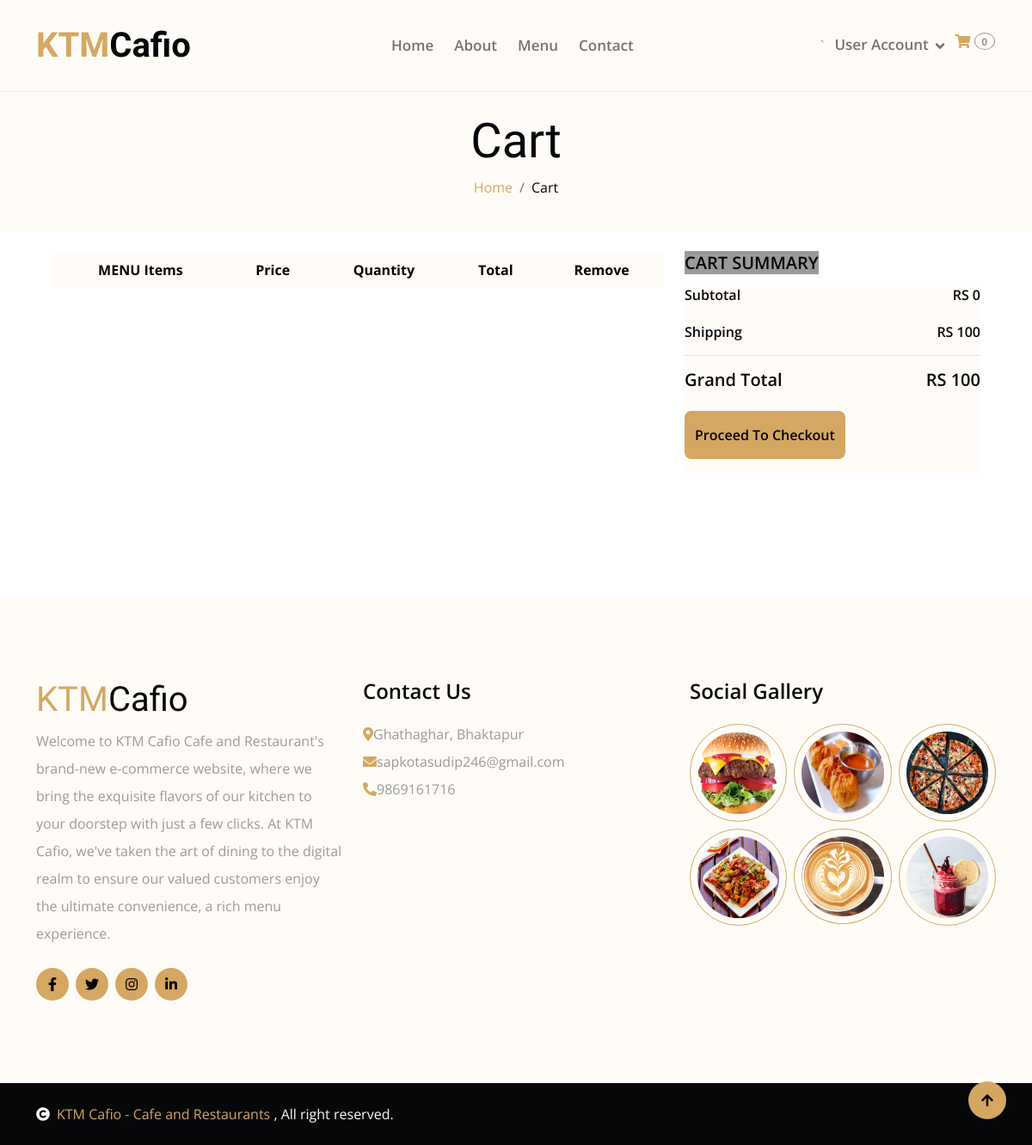
Page /cart on the earlier database version.
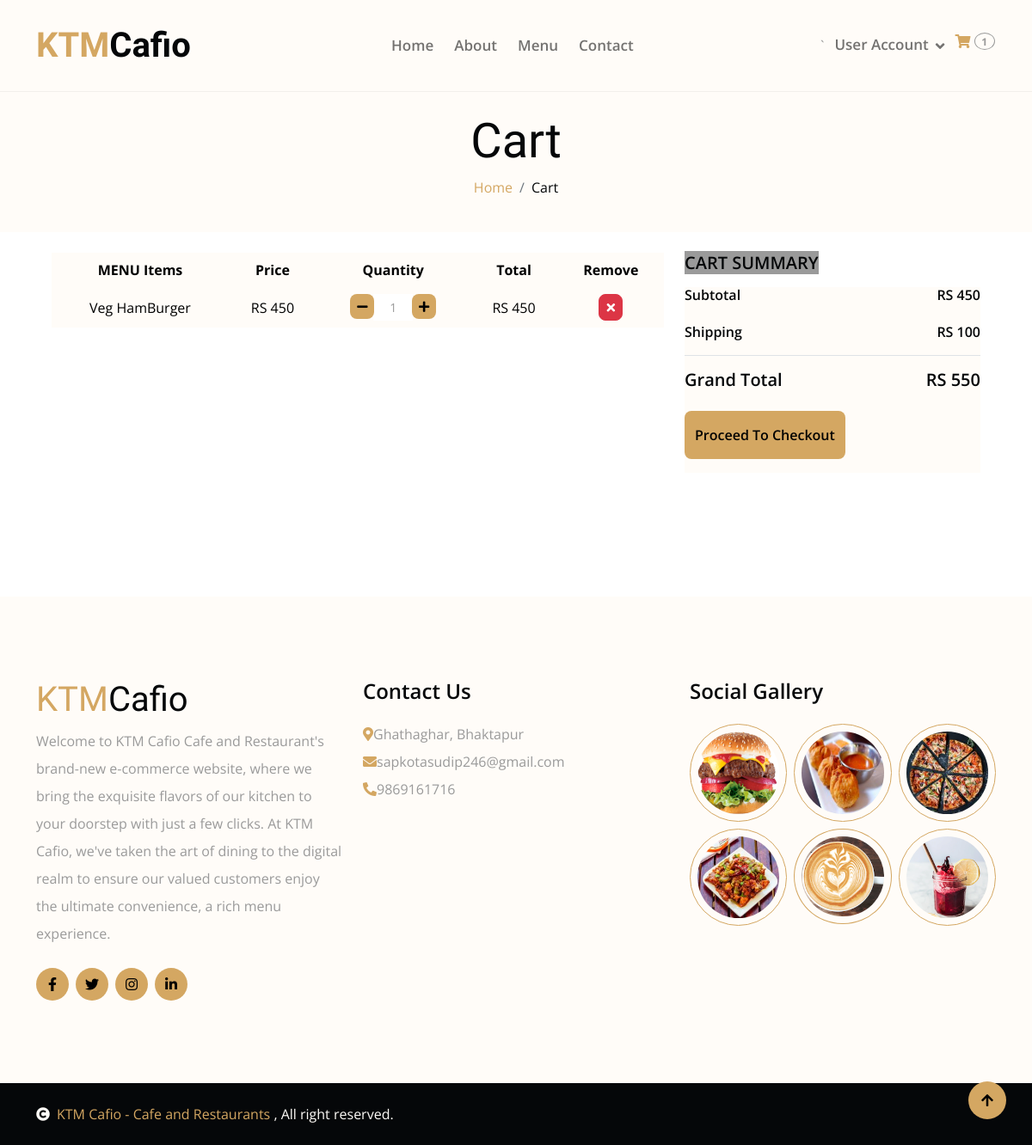
Same page on the later database version.
### home/models.py (models this page shows, shortened)
class Information(models.Model):
    address= models.CharField(max_length = 400)
    phone = models.CharField(max_length= 50)
    email = models.EmailField(max_length = 500)

class Cart(models.Model):
    username = models.CharField(max_length = 300)
    slug = models.CharField(max_length= 300)
    quantity = models.IntegerField()
    total = models.IntegerField()
    date = models.DateTimeField(auto_now_add= True)
    checkout = models.BooleanField(default = False)
    items = models.ForeignKey(MenuItem, on_delete = models.CASCADE)

class MenuItem(models.Model):
    category = models.ForeignKey(MenuCategory, on_delete=models.CASCADE)
    name = models.CharField(max_length=100)
    price = models.IntegerField()
    description = models.TextField()
    slug = models.CharField(max_length=500, unique=True)
    labels = models.CharField(choices=LABELS, max_length=50, blank = True)

### home/views.py (the view)
# urls.py: path('cart', CartView.as_view(), name = "cart"),
class CartView(BaseView):
    def get(self, request):
        username = request.user.username
        self.views["cart_counts"] = count_cart(request)
        self.views['cart_view'] = Cart.objects.filter(username = username )
        s = 0
        for i in self.views["cart_view"]:
            s = s + i.total
        self.views["sub_total"] = s
        self.views['delevery_charge'] = 100
        self.views['grand_total'] = s+100
        return render(request, 'cart.html', self.views)

### home/views.py (called while the page is built)
def count_cart(request):
    username = request.user.username
    cart_count = Cart.objects.filter(checkout = False, username = username).count()
    return cart_count

### templates/cart.html
{% extends 'base.html' %}
{% block content %}
            <div class="hero bg-light py-4 my-4 mt-0 text-center">
                <div class="container">
                    <h1 class="display-4 mb-2">Cart</h1>
                    <nav aria-label="breadcrumb">
                        <ol class="breadcrumb justify-content-center">
                            <li class="breadcrumb-item"><a href="/">Home</a></li>
                            <li class="breadcrumb-item text-dark" aria-current="page">Cart</li>
                        </ol>
                    </nav>
                </div>
            </div>
    <div class="container-fluid">
        <div class="row px-xl-5">
            <div class="col-lg-8 table-responsive mb-5">
                <table class="table table-light table-borderless table-hover text-center mb-0">
                    <thead class="thead-dark">
                        <tr>
                            <th>MENU Items</th>
                            <th>Price</th>
                            <th>Quantity</th>
                            <th>Total</th>
                            <th>Remove</th>
                        </tr>
                    </thead>
                    <tbody class="align-middle">
                    {% for cart in cart_view %}
                        <tr>
                            <td class="align-middle">{{cart.items.name}}</td>
                            <td class="align-middle">RS {{cart.items.price}}</td>
                            <td class="align-middle">
                                <div class="input-group quantity mx-auto" style="width: 100px;">
                                    <div class="input-group-btn">
                                       <a href = "/reduce_quantity/{{cart.slug}}"> <button class="btn btn-sm btn-primary btn-minus" >
                                        <i class="fa fa-minus"></i>
                                        </button></a>
                                    </div>
                                    <input type="text" class="form-control form-control-sm  border-0 text-center" value="{{cart.quantity}}">
                                    <div class="input-group-btn">
                                        <a href = "/add_to_cart/{{cart.slug}}"> <button class="btn btn-sm btn-primary btn-plus">
                                            <i class="fa fa-plus"></i>
                                        </button></a>
                                    </div>
                                </div>
                            </td>
                            <td class="align-middle">RS {{cart.total}}</td>
                            <td class="align-middle"><a href ="/delete_cart/{{cart.slug}}"><button class="btn btn-sm btn-danger"><i class="fa fa-times"></i></button></a</td>
                        </tr>
                    {% endfor %}
                    </tbody>
                </table>
            </div>
            <div class="col-lg-4">
                <h5 class="section-title position-relative text-uppercase mb-3"><span class="bg-secondary pr-3">Cart Summary</span></h5>
                <div class="bg-light p-30 mb-5">
                    <div class="border-bottom pb-2">
                        <div class="d-flex justify-content-between mb-3">
                            <h6>Subtotal</h6>
                            <h6>RS {{sub_total}}</h6>
                        </div>
                        <div class="d-flex justify-content-between">
                            <h6 class="font-weight-medium">Shipping</h6>
                            <h6 class="font-weight-medium">RS {{delevery_charge}}</h6>
                        </div>
                    </div>
                    <div class="pt-2">
                        <div class="d-flex justify-content-between mt-2">
                            <h5>Grand Total</h5>
                            <h5>RS {{grand_total}}
                        </div>
                        <a href = "/checkout">
                        <button class="btn btn-block btn-primary font-weight-bold my-3 py-3">Proceed To Checkout</button>
                        </a>
                    </div>
                </div>
            </div>
        </div>
    </div>
        {% endblock %}

### templates/base.html (shortened to what this page needs)
<!DOCTYPE html>
{% load static %}
<html lang="en" xmlns="http://www.w3.org/1999/html">
    <head>
        <link rel="stylesheet" href="https://use.fontawesome.com/releases/v5.15.4/css/all.css"/>
        <link href="https://cdn.jsdelivr.net/npm/bootstrap-icons@1.4.1/font/bootstrap-icons.css" rel="stylesheet">
        <link href="{% static 'lib/animate/animate.min.css' %}" rel="stylesheet">
        <link href="{% static 'lib/lightbox/css/lightbox.min.css' %}" rel="stylesheet">
        <link href="{% static 'lib/owlcarousel/owl.carousel.min.css' %}" rel="stylesheet">
        <link href="{% static 'css/bootstrap.min.css' %}" rel="stylesheet">
        <link href="{% static 'css/style.css' %}" rel="stylesheet">
    </head>
    <body>
        <div class="container-fluid nav-bar">
            <div class="container">
                <nav class="navbar navbar-light navbar-expand-lg py-4">
                    <a href="index.html" class="navbar-brand">
                        <h1 class="text-primary fw-bold mb-0">KTM<span class="text-dark">Cafio</span> </h1>
                    </a>
                    <div class="collapse navbar-collapse" id="navbarCollapse">
                        <div class="navbar-nav mx-auto">
                            <a href="/" class="nav-item nav-link ">Home</a>
                            <a href="about" class="nav-item nav-link ">About</a>
                            <a href="menu" class="nav-item nav-link ">Menu</a>
                            <a href="contact" class="nav-item nav-link">Contact</a>
                        </div>`
                        <div class="btn-group">
                             <div class="navbar-nav ml-auto">
                            {% if user.is_authenticated %}
                            <div class="nav-item dropdown">
                                <a href="/accounts/logout" class="nav-link dropdown-toggle" data-toggle="dropdown">{{user.username}}</a>
                                <div class="dropdown-menu">
                                    <a href="/accounts/logout" class="dropdown-item">Logout</a>
                                </div>
                            </div>
                            {% else %}
                            <div class="nav-item dropdown">
                                <a href="/accounts/login" class="nav-link dropdown-toggle" data-toggle="dropdown">User Account</a>
                            </div>
                            {% endif %}
                        </div>
                            <a href="/cart" class="btn px-0 ml-3">
                                <i class="fas fa-shopping-cart text-primary"></i>
                                <span class="badge text-secondary border border-secondary rounded-circle" style="padding-bottom: 2px;">{{cart_counts}}</span>
                            </a></div>
                </nav>
            </div>
        </div>
    {% block content %}
    {% endblock %}
<div class="container-fluid footer py-6 my-6 mb-0 bg-light wow bounceInUp" data-wow-delay="0.1s">
    <div class="container">
        <div class="row">
            <div class="col-lg-4 col-md-6">
                <div class="footer-item">
                    <h1 class="text-primary">KTM<span class="text-dark">Cafio</span></h1>
                    <p class="lh-lg mb-4">Welcome to KTM Cafio Cafe and Restaurant's brand-new e-commerce website, where we bring the exquisite flavors of our kitchen to your doorstep with just a few clicks. At KTM Cafio, we've taken the art of dining to the digital realm to ensure our valued customers enjoy the ultimate convenience, a rich menu experience.</p>
                    <div class="footer-icon d-flex">
                        <a class="btn btn-primary btn-sm-square me-2 rounded-circle" href="#"><i class="fab fa-facebook-f"></i></a>
                        <a class="btn btn-primary btn-sm-square me-2 rounded-circle" href="#"><i class="fab fa-twitter"></i></a>
                        <a href="#" class="btn btn-primary btn-sm-square me-2 rounded-circle"><i class="fab fa-instagram"></i></a>
                        <a href="#" class="btn btn-primary btn-sm-square rounded-circle"><i class="fab fa-linkedin-in"></i></a>
                    </div>
                </div>
            </div>
            <div class="col-lg-4 col-md-6">
                <div class="footer-item">
                    <h4 class="mb-4">Contact Us</h4>
                    {% for info in information %}
                    <div class="bg-light p-30 mb-3">
                        <p class="mb-2"><i class="fa fa-map-marker-alt text-primary mr-3"></i>{{info.address}}</p>
                        <p class="mb-2"><i class="fa fa-envelope text-primary mr-3"></i>{{info.email}}</p>
                        <p class="mb-2"><i class="fa fa-phone-alt text-primary mr-3"></i>{{info.phone}}</p>
                    </div>
                    {% endfor %}
                </div>
            </div>
            <div class="col-lg-4 col-md-6">
                <div class="footer-item">
                    <h4 class="mb-4">Social Gallery</h4>
                    <div class="row g-2">
                        <div class="col-4">
                            <img src="{% static 'img/Burger.png' %}" class="img-fluid rounded-circle border border-primary p-2" alt="">
                        </div>
                        <div class="col-4">
                            <img src="{% static 'img/FriedMomo.jpg' %}" class="img-fluid rounded-circle border border-primary p-2" alt="">
                        </div>
                        <div class="col-4">
                            <img src="{% static 'img/ItalianPizza.jpg' %}" class="img-fluid rounded-circle border border-primary p-2" alt="">
                        </div>
                        <div class="col-4">
                            <img src="{% static 'img/chillichicken.jpg' %}" class="img-fluid rounded-circle border border-primary p-2" alt="">
                        </div>
                        <div class="col-4">
                            <img src="{% static 'img/hot-cappuccino.png' %}" class="img-fluid rounded-circle border border-primary p-2" alt="">
                        </div>
                        <div class="col-4">
                            <img src="{% static 'img/img_1.png' %}" class="img-fluid rounded-circle border border-primary p-2" alt="">
                        </div>
                    </div>
                </div>
            </div>
        </div>
    </div>
</div>
        <div class="container-fluid copyright bg-dark py-4">
            <div class="container">
                <div class="row">
                    <div class="col-md-6 text-center text-md-start mb-3 mb-md-0">
                        <span class="text-light"><a href="#"><i class="fas fa-copyright text-light me-2"></i>KTM Cafio - Cafe and Restaurants </a>, All right reserved.</span>
                    </div>
            </div>
        </div>
        <a href="#" class="btn btn-md-square btn-primary rounded-circle back-to-top"><i class="fa fa-arrow-up"></i></a>
    </body>
</html>

### static/css/style.css (style rules this page uses)
.back-to-top { position: fixed; right: 30px; bottom: 30px; z-index: 99; }
h1, h2, h3, .h1, .h2, .h3 { font-weight: 400 !important; font-family: 'Playball', cursive !important; }
h4, h5, h6, .h4, .h5, .h6 { font-weight: 600 !important; font-family: 'Open Sans', sans-serif !important; }
.my-6 { margin-top: 6rem; margin-bottom: 6rem; }
.py-6 { padding-top: 6rem; padding-bottom: 6rem; }
.wow, .animated { animation-duration: 2s !important; }
.btn.btn-primary { border: 0; }
.btn { font-weight: 600; transition: .5s; }
.btn-sm-square { width: 38px; height: 38px; }
.btn-md-square { width: 44px; height: 44px; }
.btn-square, .btn-sm-square, .btn-md-square, .btn-lg-square { padding: 0; display: flex; align-items: center; justify-content: center; font-weight: normal; }
.nav-bar { background: var(--bs-light); border-bottom: 1px solid rgba(0, 0, 0, .05); }
.navbar .navbar-nav .nav-link { padding: 10px 12px; font-weight: 600; font-size: 17px; transition: .5s; }
.navbar .dropdown-toggle::after { border: none; content: "\f107"; font-family: "Font Awesome 5 Free"; font-weight: 700; vertical-align: middle; margin-left: 8px; }

Differences in the rows shown:
added Cart: items.name "Veg HamBurger", items.price "450", quantity "1", total "450"
Other differences:
{{ cart_counts }}: "0" → "1"
{{ sub_total }}: "0" → "450"
{{ grand_total }}: "100" → "550"
